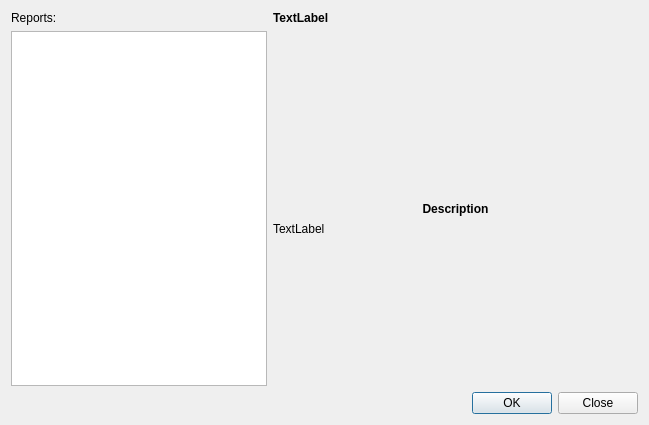
<?xml version="1.0" encoding="UTF-8"?>
<ui version="4.0">
 <class>ReportSelectorDialog</class>
 <widget class="QDialog" name="ReportSelectorDialog">
  <property name="geometry">
   <rect>
    <x>0</x>
    <y>0</y>
    <width>649</width>
    <height>425</height>
   </rect>
  </property>
  <property name="windowTitle">
   <string>Dialog</string>
  </property>
  <layout class="QVBoxLayout" name="verticalLayout_3">
   <item>
    <layout class="QHBoxLayout" name="horizontalLayout">
     <item>
      <layout class="QVBoxLayout" name="verticalLayout_4">
       <property name="sizeConstraint">
        <enum>QLayout::SetNoConstraint</enum>
       </property>
       <item>
        <widget class="QLabel" name="label">
         <property name="text">
          <string>Reports:</string>
         </property>
        </widget>
       </item>
       <item>
        <widget class="QListWidget" name="m_list">
         <property name="sizePolicy">
          <sizepolicy hsizetype="Maximum" vsizetype="Expanding">
           <horstretch>0</horstretch>
           <verstretch>0</verstretch>
          </sizepolicy>
         </property>
        </widget>
       </item>
      </layout>
     </item>
     <item>
      <layout class="QVBoxLayout" name="verticalLayout">
       <item>
        <widget class="QLabel" name="m_title">
         <property name="sizePolicy">
          <sizepolicy hsizetype="Preferred" vsizetype="Maximum">
           <horstretch>0</horstretch>
           <verstretch>0</verstretch>
          </sizepolicy>
         </property>
         <property name="font">
          <font>
           <weight>75</weight>
           <bold>true</bold>
          </font>
         </property>
         <property name="text">
          <string>TextLabel</string>
         </property>
        </widget>
       </item>
       <item>
        <widget class="QLabel" name="m_preview">
         <property name="sizePolicy">
          <sizepolicy hsizetype="MinimumExpanding" vsizetype="Preferred">
           <horstretch>0</horstretch>
           <verstretch>0</verstretch>
          </sizepolicy>
         </property>
         <property name="text">
          <string/>
         </property>
        </widget>
       </item>
       <item>
        <widget class="QLabel" name="label_2">
         <property name="sizePolicy">
          <sizepolicy hsizetype="Preferred" vsizetype="Maximum">
           <horstretch>0</horstretch>
           <verstretch>0</verstretch>
          </sizepolicy>
         </property>
         <property name="font">
          <font>
           <weight>75</weight>
           <bold>true</bold>
          </font>
         </property>
         <property name="text">
          <string>Description</string>
         </property>
         <property name="alignment">
          <set>Qt::AlignCenter</set>
         </property>
        </widget>
       </item>
       <item>
        <widget class="QLabel" name="m_description">
         <property name="text">
          <string>TextLabel</string>
         </property>
         <property name="alignment">
          <set>Qt::AlignLeading|Qt::AlignLeft|Qt::AlignTop</set>
         </property>
         <property name="wordWrap">
          <bool>true</bool>
         </property>
        </widget>
       </item>
      </layout>
     </item>
    </layout>
   </item>
   <item>
    <widget class="QDialogButtonBox" name="m_buttons">
     <property name="orientation">
      <enum>Qt::Horizontal</enum>
     </property>
     <property name="standardButtons">
      <set>QDialogButtonBox::Close|QDialogButtonBox::Ok</set>
     </property>
    </widget>
   </item>
  </layout>
 </widget>
 <resources/>
 <connections>
  <connection>
   <sender>m_buttons</sender>
   <signal>accepted()</signal>
   <receiver>ReportSelectorDialog</receiver>
   <slot>accept()</slot>
   <hints>
    <hint type="sourcelabel">
     <x>248</x>
     <y>254</y>
    </hint>
    <hint type="destinationlabel">
     <x>157</x>
     <y>274</y>
    </hint>
   </hints>
  </connection>
  <connection>
   <sender>m_buttons</sender>
   <signal>rejected()</signal>
   <receiver>ReportSelectorDialog</receiver>
   <slot>reject()</slot>
   <hints>
    <hint type="sourcelabel">
     <x>316</x>
     <y>260</y>
    </hint>
    <hint type="destinationlabel">
     <x>286</x>
     <y>274</y>
    </hint>
   </hints>
  </connection>
 </connections>
</ui>
